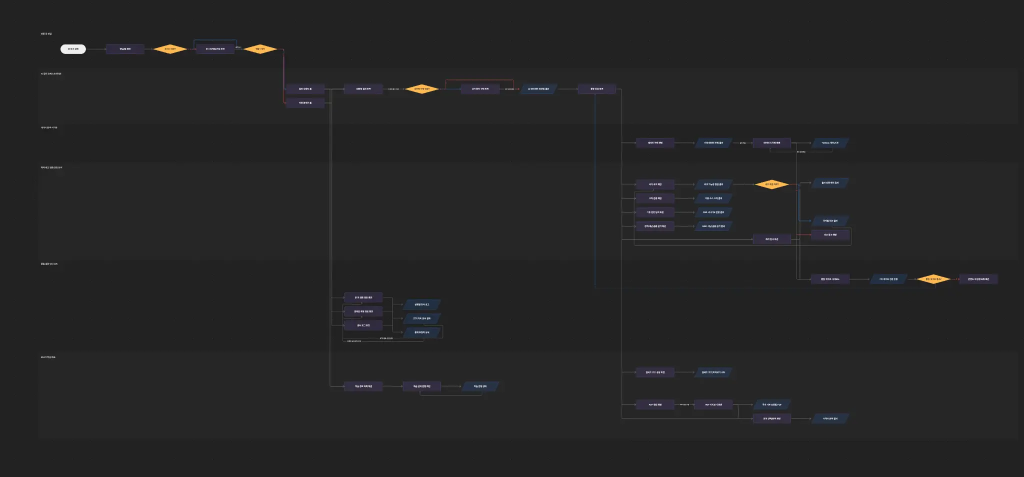
#> input picture VC Manus 2/screenshots/process-map/Screenshot2026-09-06at3.44.08PM.webp, 2048 x 953 px, found by its file name (shown at 1/2 size)
$ python crop_process_map.py
#> lines starting #> are read from the running program, lines starting #| are printed output that depends on the picture
from PIL import Image, ImageEnhance, ImageFilter
from pathlib import Path
src = Image.open('/home/ubuntu/upload/Screenshot2026-09-06at3.44.08PM.webp').convert('RGB')
#> src is the input picture: PIL image 2048x953 RGB; mean R, G, B 37.1, 37.1, 37.5
out = Path('/home/ubuntu/tmp/process-map-crops')
out.mkdir(parents=True, exist_ok=True)
# Preserve full width but split into four overlapping horizontal bands for legibility.
bands = [(0, 0, 2048, 240), (0, 180, 2048, 470), (0, 410, 2048, 700), (0, 640, 2048, 953)]
for i, box in enumerate(bands, 1):
    crop = src.crop(box).resize(((box[2]-box[0])*2, (box[3]-box[1])*2))
    crop = ImageEnhance.Contrast(crop).enhance(1.35)
    crop = ImageEnhance.Sharpness(crop).enhance(1.8)
    crop.save(out / f'band_{i:02d}.png')
#> this loop made 4 passes
#> pass 1, `crop = src.crop(box).resize(((box[2]-box[0])*2, (box[3]-box[1])*2))`:
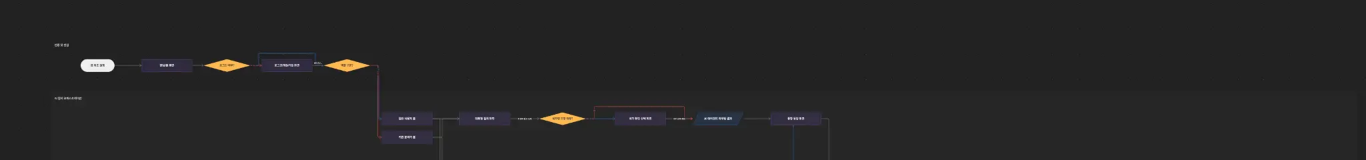
#> crop: PIL image 4096x480 RGB (shown at 1/3 size); mean R, G, B 37.5, 37.1, 37.3
#> pass 2, `crop = src.crop(box).resize(((box[2]-box[0])*2, (box[3]-box[1])*2))`:
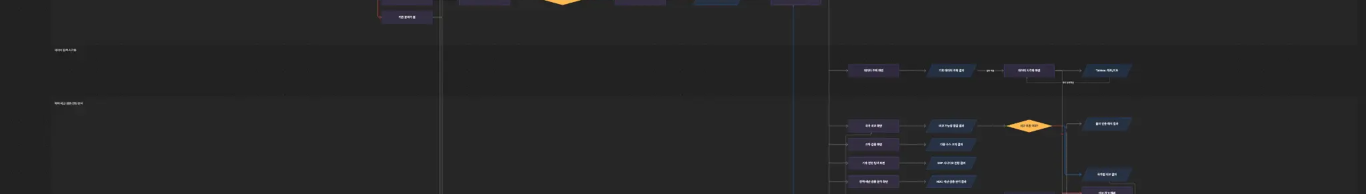
#> crop: PIL image 4096x580 RGB (shown at 1/3 size); mean R, G, B 38, 38.1, 38.7
#> after the loop:
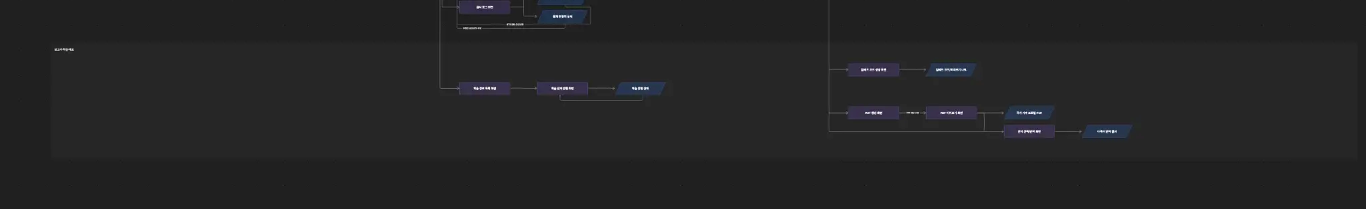
#> crop: PIL image 4096x626 RGB (shown at 1/3 size); mean R, G, B 36, 36.1, 36.8
print(out)
